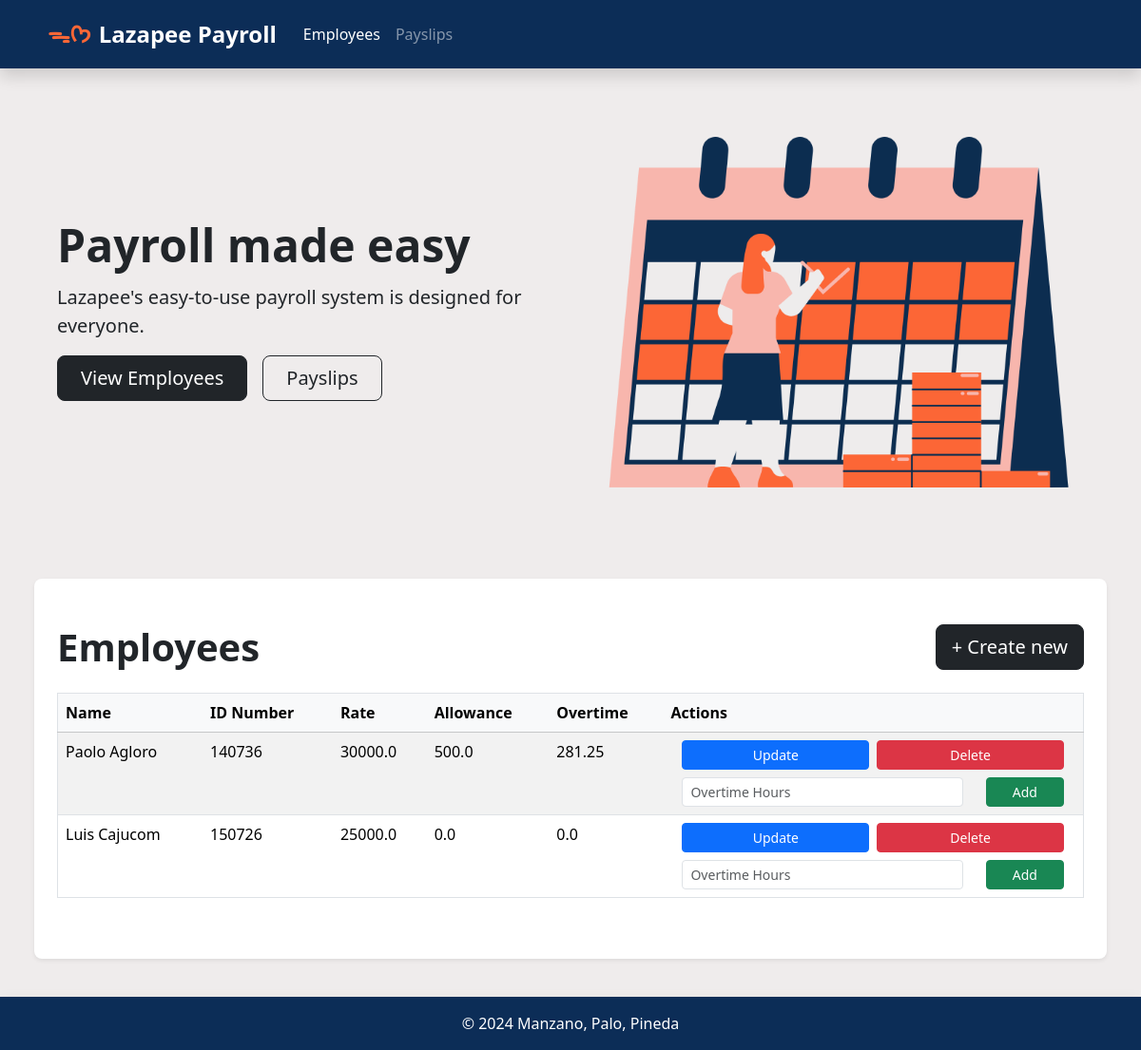
The app's page /, older data.
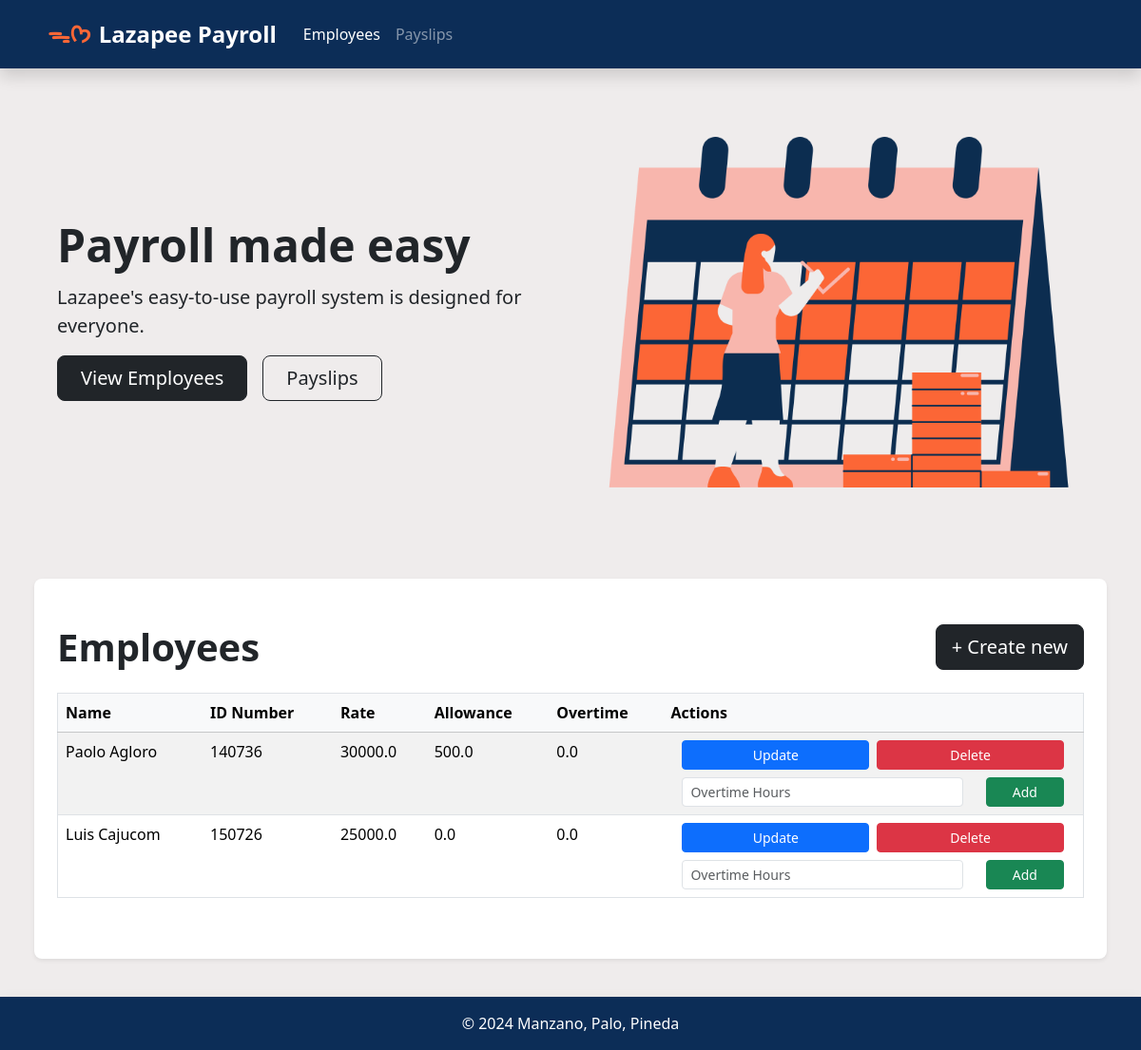
The same page, newer data.
### payroll_app/models.py (models this page shows, shortened)
class Employee(models.Model):
    name = models.CharField(max_length=100)
    id_number = models.CharField(max_length=20, unique=True)
    rate = models.FloatField()
    allowance = models.FloatField(null=True, blank=True)
    overtime_pay = models.FloatField(null=True, blank=True)

### payroll_app/views.py (the view)
# urls.py: 2. Add a URL to urlpatterns:  path('', views.home, name='home')
def home(request):
    context = {
        'nav_selected': 'Employees',
        'employees': employees
    }
    return render(request, 'payroll_app/home.html', context)

### payroll_app/templates/payroll_app/home.html (shortened to what this page needs)
{% extends 'payroll_app/base.html' %}
{% load static %}
{% block content %}
<div class="container col-xxl-8 px-4 pb-5">
    <div class="row flex-lg-row-reverse align-items-center g-5 pb-5">
      <div class="col-10 col-sm-8 col-lg-6">
        {% load static %}
        <img src="{% static 'hero_graphic.png' %}" class="d-block mx-lg-auto img-fluid" alt="payroll-img" width="700" height="500" loading="lazy">
      </div>
      <div class="col-lg-6">
        <h1 class="display-5 fw-bold lh-1 mb-3">Payroll made easy</h1>
        <p class="lead">Lazapee's easy-to-use payroll system is designed for everyone.</p>
        <div class="d-grid gap-2 d-md-flex justify-content-md-start">
          <a href="#employeeheader" type="button" class="btn btn-dark btn-lg px-4 me-md-2">View Employees</a>
          <a href="{% url 'payslips' %}" type="button" class="btn btn-outline-dark btn-lg px-4">Payslips</a>
        </div>
      </div>
    </div>
</div>
<div class="px-4 py-5 rounded-3 shadow-sm bg-white bg-gradient mb-5">
    <div class="row">
        <div class="col">
            <h1 class=" col display-6 fw-bold pb-3" id="employeeheader">Employees</h1>
        </div>
        <div class="col">
            <a href="{% url 'create_employee' %}" class="col btn  btn-lg btn-dark float-end">+ Create new</a>
        </div>
    </div>
    <table class="table table-striped table-hover border">
        <thead>
            <tr class="table-light">
                <th scope="col" data-field="name"> Name </th>
                <th scope="col" data-field="id_number"> ID Number </th>
                <th scope="col" data-field="rate"> Rate </th>
                <th scope="col" data-field="allowance"> Allowance </th>
                <th scope="col" data-field="overtime_pay"> Overtime </th>
                <th scope="col" data-field="actions"> Actions </th>
        </thead>
        <tbody>
            {% for employee in employees %}
            <tr>
                <td>{{ employee.name }}</td>
                <td>{{ employee.id_number }}</td>
                <td>{{ employee.rate }}</td>
                <td>{{ employee.allowance }}</td>
                <td>{{ employee.overtime_pay }}</td>
                <td>
                    <div class="container">
                        <div class="d-grid gap-2 d-md-flex justify-content-md-start pb-2">
                            <a href="{% url 'update_employee' employee.pk %}" class="btn btn-primary btn-sm w-100">Update</a>
                            <a href="{% url 'delete_employee' employee.pk %}" class="btn btn-danger btn-sm w-100">Delete</a>
                        </div>
                        <form class="row" id="overtime-form" method="post" action="{% url 'add_overtime' employee.pk%}">{% csrf_token %}
                            <div class="col-lg-9 pb-sm-2 pb-lg-0">
                                <input type="number" id="overtime-hours" name="overtime-hours" class="form-control form-control-sm d-inline me-md-2" placeholder="Overtime Hours">
                            </div>
                            <div class="col-lg-3">
                                <button type="submit" class="btn btn-success w-100 btn-sm add-overtime">Add</button>
                            </div>
                        </form>
                    </div>
                </td>
            </tr>
            {% endfor %}
        </tbody>
    </table>
</div>
{% endblock %}

### payroll_app/templates/payroll_app/base.html (shortened to what this page needs)
<!DOCTYPE html>
<html lang="en">
    <head>
        <link href="https://cdn.jsdelivr.net/npm/bootstrap@5.3.3/dist/css/bootstrap.min.css" rel="stylesheet">
    </head>
    <body style="background-color: #EFECEC;">
        <header class="p-3 text-white shadow mb-4 sticky-top" style="background-color: #0C2D57;">
            <div class="container">
              <div class="d-flex flex-wrap align-items-center justify-content-center justify-content-lg-start">
                <a href="{% url 'home' %}" class="d-flex align-items-center mb-2 mb-lg-0 text-decoration-none" style="margin-right: 20px">
                    <span class="fs-4 mx-2" style="color:#FC6736"><strong> ᯓᡣ𐭩 </strong></span>
                    <span class="fs-4" style="color: white"><strong>Lazapee Payroll</strong></span>
                </a>
                <ul class="nav col-12 col-lg-auto me-lg-auto mb-2 justify-content-center mb-md-0">
                    <li><a href="{% url 'home' %}" class="nav-link px-2 {% if nav_selected == 'Employees' %}text-white{% else %}text-white-50{% endif %}">Employees</a></li>
                    <li><a href="{% url 'payslips' %}" class="nav-link px-2 {% if nav_selected == 'Payslips' %}text-white{% else %}text-white-50{% endif %}">Payslips</a></li>
                </ul>
              </div>
            </div>
        </header>
        <div class="container-fluid" id="section" style="height: 100vh; display: block;">
            <div class="row">
                <div class="col my-5 mx-4">
                    {% block content %}{% endblock %}
                </div>
            </div>
        </div>
        <div class="container">
            <footer class="d-flex flex-wrap align-items-center py-3 mt-4 shadow fixed-bottom" style="background-color: #0C2D57;">
                <div class="col text-center">
                    <span class="mb-3 mb-md-0 text-white text-center">© 2024 Manzano, Palo, Pineda</span>
                </div>
            </footer>
        </div>
    </body>
</html>

Row changes from the older to the newer data that the page shows:
changed Employee "Paolo Agloro": overtime_pay "281.25" → "0.0"
